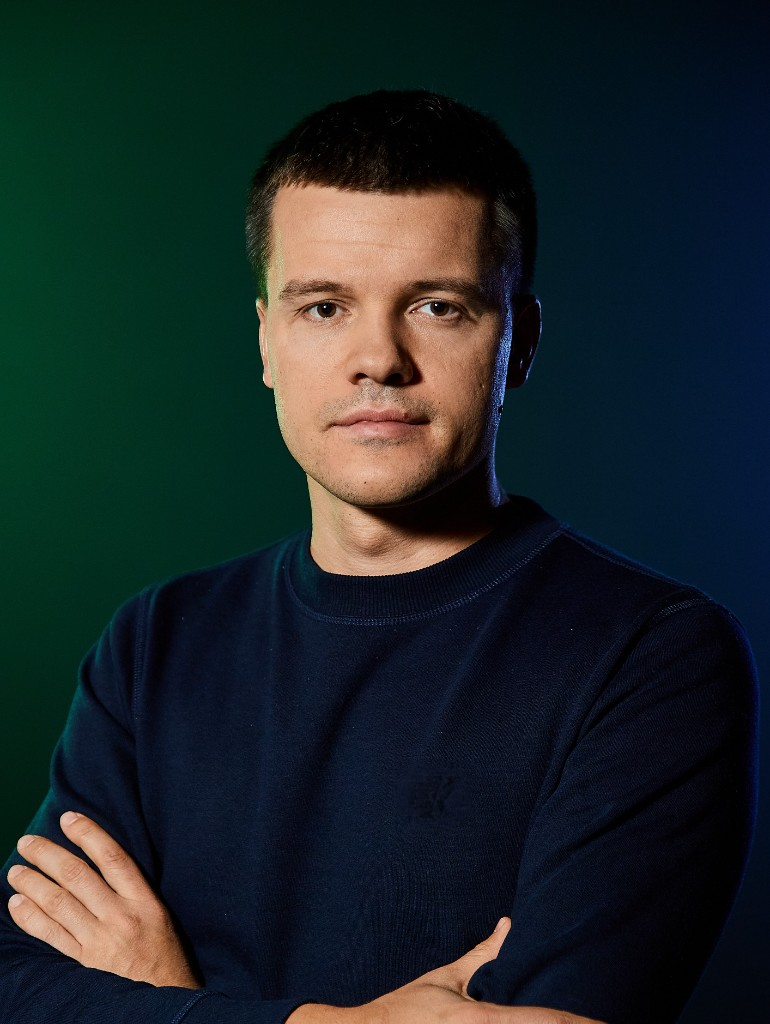
#> input picture photo.png, 770 x 1024 px
$ python generate-og-image.py
#> lines starting #> are read from the running program, lines starting #| are printed output that depends on the picture
"""Generate 1200x630 og-image.jpg for Telegram / messengers."""
from pathlib import Path

from PIL import Image, ImageDraw, ImageFont

ROOT = Path(__file__).resolve().parents[1]
OUT = ROOT / "og-image.jpg"
PHOTO = ROOT / "photo.png"

W, H = 1200, 630
BG = (9, 9, 11)
ACCENT = (96, 165, 250)
TEXT = (244, 244, 245)
MUTED = (161, 161, 170)


def main():
    canvas = Image.new("RGB", (W, H), BG)
    draw = ImageDraw.Draw(canvas)

    # Subtle accent glow
    for i in range(120, 0, -4):
        alpha = int(18 * (i / 120))
        draw.ellipse((720 - i * 2, -80 - i, 1180 + i, 380 + i), fill=(59, 130, 246, alpha) if canvas.mode == "RGBA" else (12, 20, 36))

    # Photo (right)
    photo = Image.open(PHOTO).convert("RGB")
#> photo is the input picture: PIL image 770x1024 RGB; mean R, G, B 27.6, 37.6, 39.2
    target_h = 520
    ratio = target_h / photo.height
#> ratio = 0.508
    target_w = int(photo.width * ratio)
#> target_w = 391
    photo = photo.resize((target_w, target_h), Image.Resampling.LANCZOS)
#> photo: PIL image 391x520 RGB
    px = W - target_w - 56
#> px = 753
    py = (H - target_h) // 2
    canvas.paste(photo, (px, py))
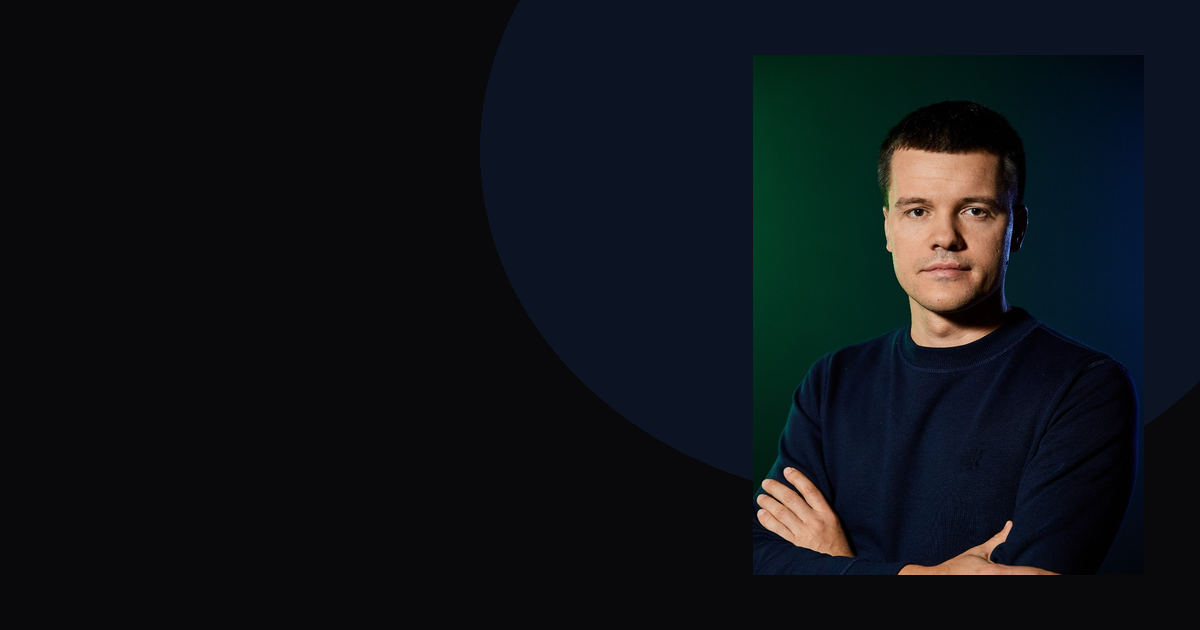
#> canvas: PIL image 1200x630 RGB; mean R, G, B 14.6, 18.8, 23.5

    # Border on photo
    draw.rounded_rectangle(
        (px - 2, py - 2, px + target_w + 2, py + target_h + 2),
        radius=20,
        outline=(59, 130, 246),
        width=2,
    )

    try:
        font_title = ImageFont.truetype("arial.ttf", 52)
        font_role = ImageFont.truetype("arial.ttf", 30)
        font_sub = ImageFont.truetype("arial.ttf", 24)
        font_badge = ImageFont.truetype("arialbd.ttf", 22)
    except OSError:
        font_title = ImageFont.load_default()
        font_role = font_sub = font_badge = font_title

    x = 64
    draw.rounded_rectangle((x, 56, x + 200, 96), radius=999, outline=(255, 255, 255, 40), width=1)
    draw.text((x + 24, 64), "Executive CV", fill=MUTED, font=font_badge)

    draw.text((x, 130), "Denis Parshentsev", fill=TEXT, font=font_title)
    draw.text((x, 200), "CEO / COO / Head of E-commerce", fill=TEXT, font=font_role)
    draw.text((x, 248), "LOKO · VARUS · ALLO", fill=ACCENT, font=font_sub)
    draw.text((x, 300), "Dnipro, Ukraine", fill=MUTED, font=font_sub)

    canvas.save(OUT, "JPEG", quality=88, optimize=True, progressive=False)
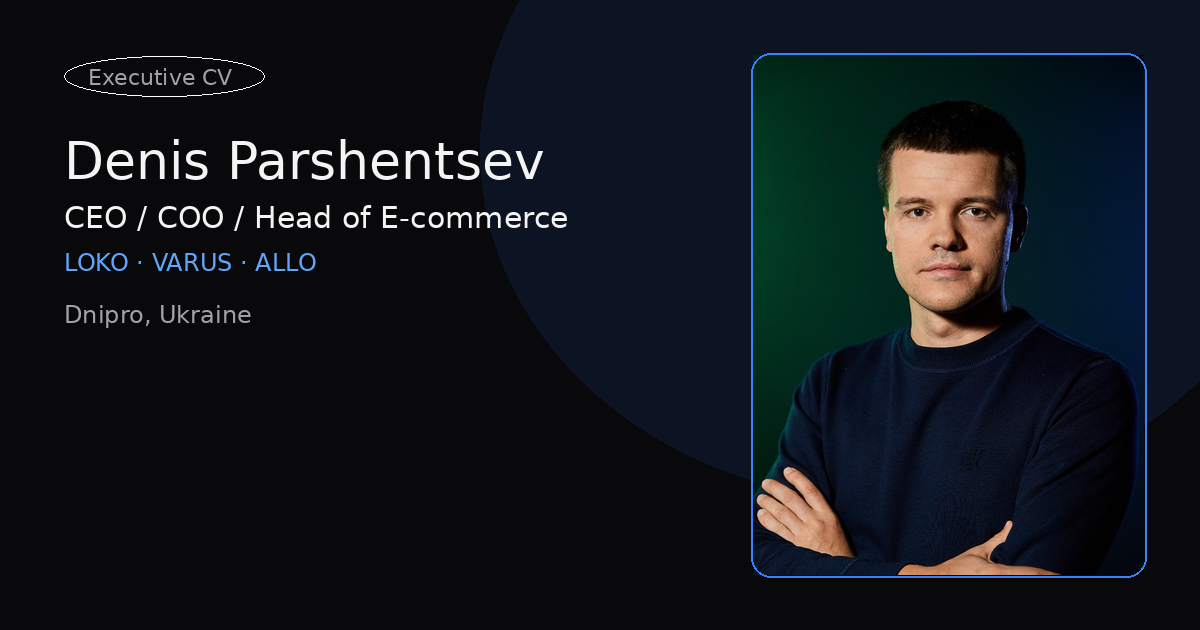
#> saved as og-image.jpg: PIL image 1200x630 RGB; mean R, G, B 17.9, 22.6, 27.9
    share = ROOT / "share.jpg"
    canvas.save(share, "JPEG", quality=90, optimize=True, progressive=False)
    print(f"Wrote {OUT} ({OUT.stat().st_size // 1024} KB)")
    print(f"Wrote {share} ({share.stat().st_size // 1024} KB)")


if __name__ == "__main__":
    main()
